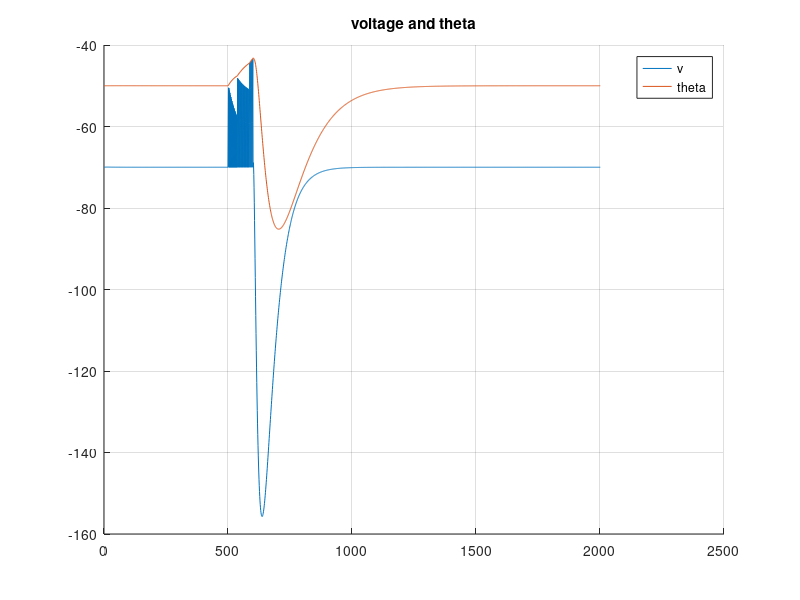

Source code (MATLAB):
% parameters
% 	# Define simulation and model parameters dictionary
% params = {'k1': 0.2,             # I₁ decay term
%           'k2': 0.02,            # I₂ decay term
%           'b': 0.01,             # Θ decay term
%           'R1': 0.0,             # I₁ update constant
%           'R2': 1.0,             # I₂ update constant
%           'El': -70.0,           # Reverse potential
%           'Vr': -70.0,           # Resting potential
%           'Thetar': -60.0,       # Resting threshold
%           'a': 0.000,            # Specifier of spike response
%           'A1': 0.0,             # I₁ additive update constant
%           'A2': 0.0,             # I₂ additive update constant
%           'G': 0.05,             # Membrane potential decay term
%           'C': 1.0,              # Membrane capacitance
%           'ThetaInf': -50.0}       # Reverse threshold
close all;
clear all;

k1=0.2;k2=0.02;b=0.01;R1=0.0;R2=1.0;
El=-70.0;Vr=-70.0;Thetar=-60.0;G=0.05;C=1.0;ThetaInf=-50.0;

t_simulate = 2000;
dt = 1; % may be 1ms
tspan = 0:dt:t_simulate;

i1 = zeros(1, length(tspan));
i2 = zeros(1, length(tspan));
v = zeros(1, length(tspan));
theta = zeros(1, length(tspan));
spikes = zeros(1, length(tspan));
iext = zeros(1, length(tspan));
% iext(1000:1010) = -20; % -10 is so low for the current params
iext(500:600) = 10;


% params for phasic burst and rebound burst
% a = 0.01; A1 = 25; A2 = -0.6; 
% a = 0.01; A1 = 20; A2 = -0.6; 
 a = 0.01; A1 = 10; A2 = -0.6;
% params fo tonic spike through spike for +ve current
% a = 0; A1 = 0; A2 = 0; 

% testing if these show rebound burst
%  a = 0.009; A1 = 5; A2 = -0.6;

% IC=(0.01, 0.001, -70.0, -50.0)
% initial conditions
i1(1) = 0.01;
i2(1) = 0.001;
v(1) =-70.0 ;
theta(1) = -50.0;

% temporrary
x = [];
for t=2:length(tspan)
    i1(t) = i1(t-1) + dt*(-k1*i1(t-1));
    i2(t) = i2(t-1) + dt*(-k2*i2(t-1));
    v(t) = v(t-1) + dt*(1/C)*(iext(t-1)+ i1(t-1) + i2(t-1) - G*(v(t-1) - El));
    theta(t) = theta(t-1) + dt*( a*(v(t-1) - El) - b*(theta(t-1) - ThetaInf)  );

    if v(t) > theta(t)
        i1(t) = R1*i1(t) + A1;
        i2(t) = R2*i2(t) + A2;
        v(t) = Vr;
        theta(t) = max(Thetar, theta(t));

        spikes(t) = 1;
       x = [x, t];
    end
end

figure
    hold on 
        plot(v)
        plot(theta)
        title('voltage and theta')
        legend('v','theta')
    hold off
grid

a = x(1);b = length(x);c=x(end);
disp(a)
disp(c)
disp(b)
